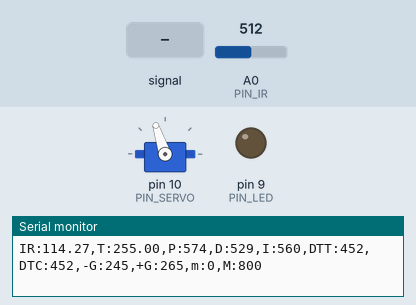
Recording of a sketch running on a simulated Arduino Uno, built with avr-gcc and run on an emulated ATmega328P. Shown: servo, output pins drawn as LEDs (lit = HIGH), the last lines printed to the serial monitor. The test bench sets the inputs (shaded band); at power-on: A0 (PIN_IR) = 512.

Above: at 0.15 s.
At 1.2 s:
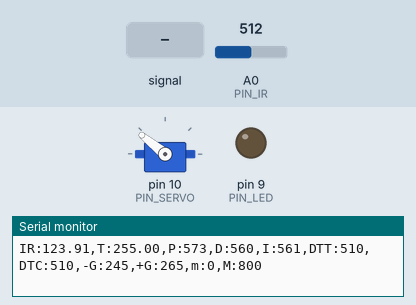
1.3 s: A0 (PIN_IR) fed a 200 Hz sine of ±81 counts around its level
4.3 s: A0 (PIN_IR) set to 400
5.9 s: A0 (PIN_IR) set to 306
8.9 s: A0 (PIN_IR) set to 0
At 9.24 s:
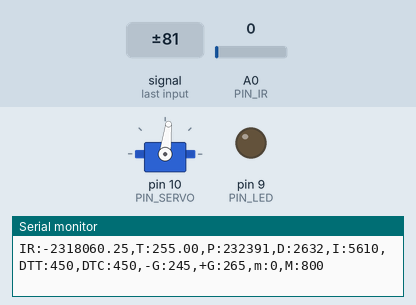
Timing chart, 0 to 12.9 s (numbered marks = the images above; inputs shaded):
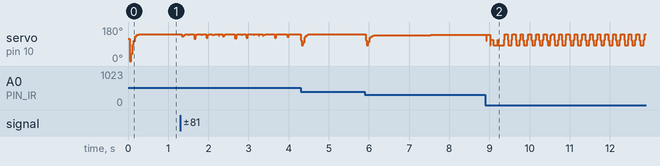

The sketch:

pdi.ino
```cpp
#include <Servo.h>

/////////////////////////////
// Configurable parameters //
/////////////////////////////

// Arduino pin assignment
#define PIN_LED 9                            // [1234] LED를 아두이노의 GPIO 9번 핀에 연결
#define PIN_SERVO 10    //[3152] 서보모터를 아두이노의 10번 핀에 연결
#define PIN_IR A0     //[3158] IR센서를 아두이노의 A0 핀에 연결

// Framework setting
#define _DIST_TARGET 255  //[3166]목표로 하는 탁구공 중심 위치까지 거리255mm로 고정
#define _DIST_MIN 10                       //[3164] 최소 측정 거리 10mm로 고정
#define _DIST_MAX 410   // [3401] 측정 거리의 최댓값를 410mm로 설정

// Distance sensor
#define _DIST_ALPHA 0.4  // [3162] ema 필터의 alpha 값을 0.0으로 설정
#define LENGTH 30
#define k_LENGTH 10

// Servo range
#define _DUTY_MIN 1400    //[3148]  서보의 가동 최소 각도(0)
#define _DUTY_NEU 1750      //[3150] servo neutral position (90 degree)
#define _DUTY_MAX 2000                // [3169] 서보의 최대 가동 각도(180º)

// Servo speed control
#define _SERVO_ANGLE 30   //[3159] 서보의 각도(30º)
//[3150] 레일플레이트가 사용자가 원하는 가동범위를 움직일때, 이를 움직이게 하는 서보모터의 가동범위
#define _SERVO_SPEED 800             //[3147]  서보 속도를 30으로 설정

// Event periods
#define _INTERVAL_DIST 20   // [3153] Distance Sensing을 20(ms) 마다 실행한다.
#define _INTERVAL_SERVO 20 // [3401] 서보를 20ms마다 조작하기
#define _INTERVAL_SERIAL 100  // [3151] 시리얼 0.1초 마다 업데이트

// PID parameters
#define _KP 2.0      // [3158] 비례상수 설정
#define _KD 95.0     // [3159] 미분제어 상수
#define _KI 0.003     //[3157] 적분제어 상수

//////////////////////
// global variables //
//////////////////////

// Servo instance
Servo myservo;  // [3153] Servo를 제어할 Object를 생성해 준다
// Distance sensor
float dist_target, filtered_dist; // location to send the ball
float dist_raw, dist_ema;    //[3160] 실제 거리측정값과 ema필터를 적용한 값을 저장할 변수
float alpha;
int correction_dist, iter;
float dist_list[LENGTH], sum;

// Event periods
unsigned long last_sampling_time_dist, last_sampling_time_servo, last_sampling_time_serial; // [3162] 거리, 서보, 시리얼에 대한 마지막 샘플링 시간을 나타내는 변수
bool event_dist, event_servo, event_serial; // [5283] 거리센서, 서보, 시리얼 모니터의 발생을 지시하는 변수

// Servo speed control
int duty_chg_per_interval;    //[3167] 주기동안 duty 변화량 변수
int duty_target, duty_curr;    // [3157] 서보의 목표위치와 서보에 실제로 입력할 위치

// PID variables
float error_curr, error_prev, control, pterm, dterm, iterm; // [3401] 비례 제어를 위한 전에 측정한 오차, 새로 측정한 오차 값, 비례항, 적분항, 미분항 변수

const float coE[] = {0.0000048, -0.0041505, 1.7744372, -10.6877580};

void setup() {
// initialize GPIO pins for LED and attach servo
  pinMode(PIN_LED, OUTPUT);  // [3155] LED 핀 설정
  myservo.attach(PIN_SERVO);  // [3155] Servo 핀 설정
// initialize global variables
  last_sampling_time_dist = last_sampling_time_servo = last_sampling_time_serial = 0; // [3155] 샘플링 시각 기록 변수 초기화
  event_dist = event_servo = event_serial = false;  // [3155] 이벤트 bool값 초기화
  dist_target = _DIST_TARGET; // [3147] 목표지점 변수 초기화

  alpha = _DIST_ALPHA;
  correction_dist = 0;
  iter = 0; sum = 0;
  pterm = dterm = iterm = 0;

// move servo to neutral position
  myservo.writeMicroseconds(_DUTY_NEU); // [3147] 서보를 중간으로 이동
// initialize serial port
    Serial.begin(57600);                          // [3169] 57600 보드레이트로 아두이노와 통신
// convert angle speed into duty change per interval.
  duty_chg_per_interval = int((_DUTY_MAX - _DUTY_MIN) * (_SERVO_SPEED /  _SERVO_ANGLE) * (float(_INTERVAL_SERVO) / 1000.0));   //[3159] 서보 각속도에 맞추어 센서 인식 간격 변경? [3150] 서보의 각속도를 원하는 Angle로 나누어 interval을 설정한다.
}


void loop() {
/////////////////////
// Event generator // [3155] 설정된 주기마다 이벤트 생성
/////////////////////
unsigned long time_curr = millis();
  if(time_curr >= last_sampling_time_dist + _INTERVAL_DIST) {
        last_sampling_time_dist += _INTERVAL_DIST;
        event_dist = true;
  }
  if(time_curr >= last_sampling_time_servo + _INTERVAL_SERVO) {
        last_sampling_time_servo += _INTERVAL_SERVO;
        event_servo = true;
  }
  if(time_curr >= last_sampling_time_serial + _INTERVAL_SERIAL) {
        last_sampling_time_serial += _INTERVAL_SERIAL;
        event_serial = true;
  }


////////////////////
// Event handlers //
////////////////////

  if(event_dist) {
     event_dist = false;// get a distance reading from the distance sensor
     float x = ir_distance();
     dist_raw = coE[0] * pow(x, 3) + coE[1] * pow(x, 2) + coE[2] * x + coE[3];
     filtered_dist = ir_distence_filter();


  // PID control logic
    error_curr = _DIST_TARGET - filtered_dist; // [3158] 목표값 에서 현재값을 뺀 값이 오차값
    dterm = _KD * (error_curr - error_prev); //[3148] dterm 추가
    pterm = _KP * error_curr;
    iterm += _KI * error_curr;
    control = pterm + dterm + iterm;     // [3158] P제어 이기때문에 pterm만 있음 [3162] D제어를 위해 dterm 추가
  // duty_target = f(duty_neutral, control)
    duty_target = _DUTY_NEU + control;    //[3162] duty target 설정

  // keep duty_target value within the range of [_DUTY_MIN, _DUTY_MAX]
    if (duty_target < _DUTY_MIN) {
      duty_target = _DUTY_MIN;  // duty_target < _DUTY_MIN 일 때 duty_target 를 _DUTY_MIN 로 고정
    } else if (duty_target > _DUTY_MAX) {
       duty_target = _DUTY_MAX; // duty_target > _DUTY_MAX 일 때 duty_target 를 _DUTY_MAX 로 고정
    }  // [3153] [_DUTY_MIN, _DUTY_MAX] 로 서보의 가동범위를 고정하기 위한 최소한의 안전장치

    error_prev = error_curr;      //[3159] error_prev 값 갱신
  }

  if(event_servo) {
    event_servo = false; // [3153] servo EventHandler Ticket -> false
    // adjust duty_curr toward duty_target by duty_chg_per_interval
    if(duty_target > duty_curr) {
      duty_curr += duty_chg_per_interval;
      if(duty_curr > duty_target) duty_curr = duty_target;
    }
    else {
      duty_curr -= duty_chg_per_interval;
      if(duty_curr < duty_target) duty_curr = duty_target;
    }       //[3166] 서보가 현재위치에서 목표위치에 도달할 때까지 duty_chg_per_interval값 마다 움직임(duty_curr에 duty_chg_per_interval값 더하고 빼줌)

    // update servo position
    myservo.writeMicroseconds(duty_curr);   //[3166]위에서 바뀐 현재위치 값을 갱신
  }

  if(event_serial) {
    event_serial = false; // [3153] serial EventHandler Ticket -> false
    Serial.print("IR:");
    Serial.print(filtered_dist);
    Serial.print(",T:");
    Serial.print(dist_target);
    Serial.print(",P:");
    Serial.print(map(pterm,-1000,1000,510,610));
    Serial.print(",D:");
    Serial.print(map(dterm,-1000,1000,510,610));
    Serial.print(",I:");
    Serial.print(map(iterm,-1000,1000,510,610));
    Serial.print(",DTT:");
    Serial.print(map(duty_target,1000,2000,410,510));
    Serial.print(",DTC:");
    Serial.print(map(duty_curr,1000,2000,410,510));
    Serial.println(",-G:245,+G:265,m:0,M:800");
  }
}

float ir_distance(void){ // return value unit: mm
  float val;
  float volt = float(analogRead(PIN_IR));
  val = ((6762.0/(volt-9.0))-4.0) * 10.0;
  return val;       //[3150] 적외선 센서를 통해 거리를 return시킨다.
}

float ir_distence_filter(void) {
  sum = 0;
  iter = 0;
  float curr_dist;
  while (iter < LENGTH)
  {
    float i = ir_distance();
    curr_dist = coE[0] * pow(i, 3) + coE[1] * pow(i, 2) + coE[2] * i + coE[3];
    dist_list[iter] = curr_dist;
    sum += dist_list[iter];
    iter++;
  }

  for (int i = 0; i < LENGTH-1; i++){
    for (int j = i+1; j < LENGTH; j++){
      if (dist_list[i] > dist_list[j]) {
        float tmp = dist_list[i];
        dist_list[i] = dist_list[j];
        dist_list[j] = tmp;
      }
    }
  }

  for (int i = 0; i < k_LENGTH; i++) {
    sum -= dist_list[i];
  }
  for (int i = 1; i <= k_LENGTH; i++) {
    sum -= dist_list[LENGTH-i];
  }

  float dist_cali = sum/(LENGTH-2*k_LENGTH);
  dist_ema = alpha*dist_cali + (1-alpha)*dist_ema;
  return dist_ema;
}
```
